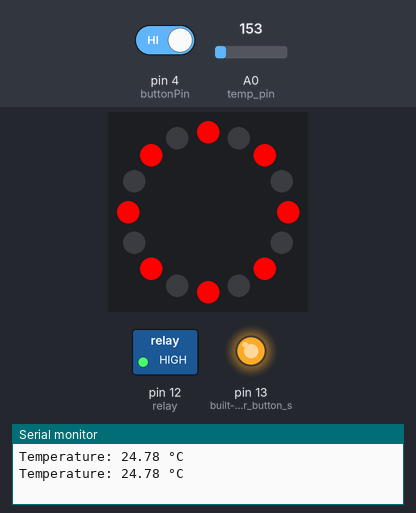
This sketch was run on a simulated Arduino Uno, built with avr-gcc and run on an emulated ATmega328P. On the bench: 16 RGB LEDs in a ring, first at the top, clockwise, switched loads named in the sketch (green lamp = pin HIGH), output pins drawn as LEDs (lit = HIGH), the last lines printed to the serial monitor. Inputs (shaded band) come from the test bench; at power-on: pin 4 (buttonPin) HIGH, A0 (temp_pin) = 153. Random numbers use the default seed unless the sketch sets one.

Above: at 7.4 s.
7.5 s: pin 4 (buttonPin) driven LOW
At 11.66 s:
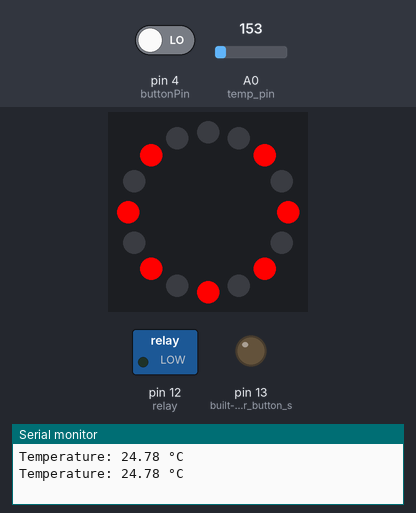
At 13.7 s:
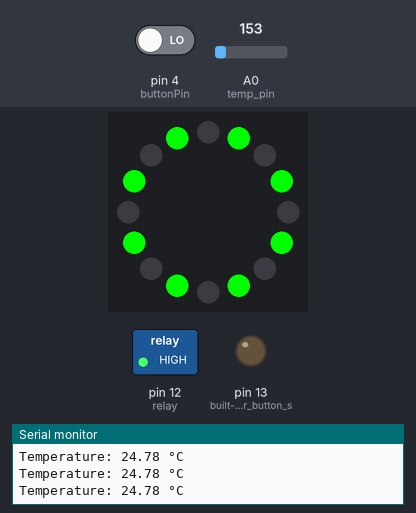
14.9 s: pin 4 (buttonPin) driven HIGH
At 18.28 s:
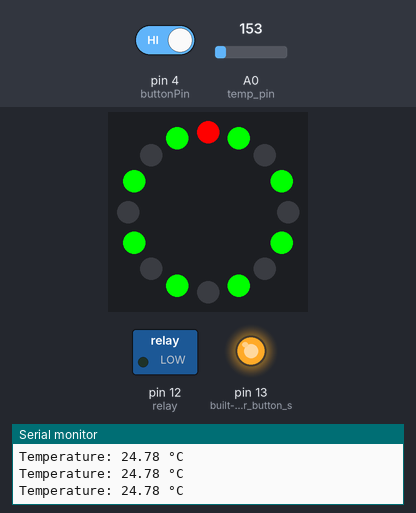
Timing chart, 0 to 28.0 s (numbered marks = the images above; inputs shaded):
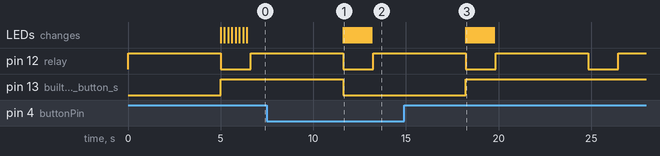

The sketch:

firmware.ino
```cpp
#include <Adafruit_NeoPixel.h>

#define PIN_r 8
#pragma once

const int buttonPin = 4; //pushbutton's pin

int buttonState = 0;

#define RINGPIXELS      16

Adafruit_NeoPixel ring = Adafruit_NeoPixel(RINGPIXELS, PIN_r, NEO_GRB + NEO_KHZ800);

int delayval = 100;

int redColor = 0;
int greenColor = 0;
int blueColor = 0;
const int relay = 12;
const int temp_pin = A0;

void setup(void)
{
  pinMode(relay,OUTPUT);
  pinMode(temp_pin, INPUT);

  pinMode(buttonPin, INPUT_PULLUP);
  pinMode(13, OUTPUT); // built-in led for button status: pressed or not
  ring.begin();
  Serial.begin(115200);
}

void loop(void)
{

  int sensorValue = analogRead(temp_pin); // Read analog value from the TMP36
  float voltage = sensorValue * (5.0 / 1023.0); // Convert the analog value to voltage (if using a 5V microcontroller)
  float temperature = (voltage - 0.5) * 100.0; // Convert the voltage to temperature in degrees Celsius

  Serial.print("Temperature: ");
  Serial.print(temperature);
  Serial.println(" °C");

   if (temperature > 5) // Set this to an appropriate value
   {
  		switchOn();

      buttonState = digitalRead(buttonPin);

      setColor();

      for (int i=0; i < RINGPIXELS; i++)
      {
        // pixels.Color takes RGB values, from 0,0,0 up to 255,255,255

        if (buttonState == HIGH)
        {
          digitalWrite(13, HIGH);

          if (i % 2 == 0)
          {
            ring.setPixelColor(i, ring.Color(255, 0, 0));
          }
          else
          {
            ring.setPixelColor(i, ring.Color(0, 0, 0));
          }

          }
          else
          {
            digitalWrite(13, LOW); // turn built-in LED off

            if (i % 2 == 1)
            {
                ring.setPixelColor(i, ring.Color(0, 255, 0));
            }
            else
            {
                ring.setPixelColor(i, ring.Color(0, 0, 0));
          }
        }

    ring.show();

    delay(delayval);
  }
 }
}


void switchOn(void)
{

  if(digitalRead(relay) == LOW)
  {

    digitalWrite(relay, HIGH);

  	delay(5000);
    SwitchOff();

  }
  else
  {
  	// Do nothing
  }


}

void SwitchOff()
{
	digitalWrite(relay,LOW);
}

void setColor(void)
{
  redColor = random(0, 255);
  greenColor = random(0,255);
  blueColor = random(0, 255);
}
```

Measured:
- after the input at 7.5 s, pin 13 (built-in_led_for_button_s): HIGH → LOW after 4.1 s; the LEDs: change after 4.1 s (image 1)
- after the input at 14.9 s, pin 13 (built-in_led_for_button_s): LOW → HIGH after 3.3 s; the LEDs: change after 3.3 s (image 3)
- by itself, pin 12 (relay): alternates HIGH for 5.0 s and LOW for 1.6 s
